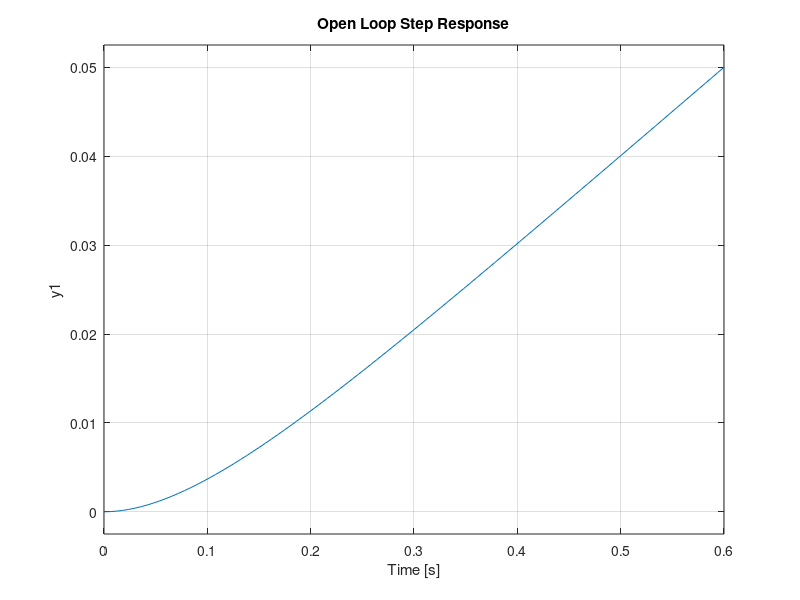

Recreate this plot in MATLAB.
%% Transfer Function Model

clear;
clc;

s = tf('s');

J = 0.01;
B = 0.1;
K = 0.01;

Plant = K/(J*s^2 + B*s);

disp('Plant Transfer Function');
Plant

figure;
step(Plant);
title('Open Loop Step Response');
grid on;
